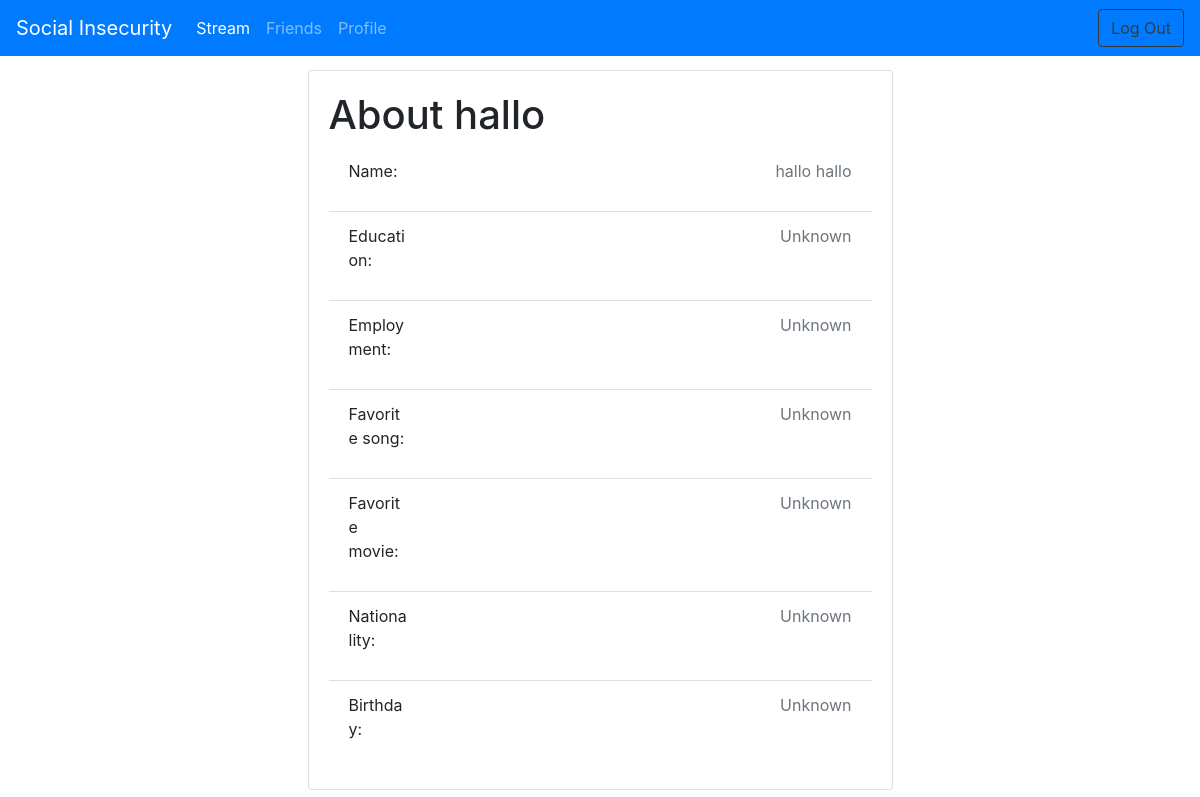
Page /profile/hallo (signed in) on the committed database.
### tables this page shows
CREATE TABLE [Users] (
  id INTEGER PRIMARY KEY,
  username VARCHAR,
  first_name VARCHAR,
  last_name VARCHAR,
  [password] VARCHAR,
  education VARCHAR DEFAULT 'Unknown',
  employment VARCHAR DEFAULT 'Unknown',
  music VARCHAR DEFAULT 'Unknown',
  movie VARCHAR DEFAULT 'Unknown',
  nationality VARCHAR DEFAULT 'Unknown',
  birthday DATE DEFAULT 'Unknown'
);

### app/routes.py (the view, shortened to what this page needs)
@app.route('/profile/<username>', methods=['GET', 'POST'])
@login_required
def profile(username):
    form = ProfileForm()
    if form.is_submitted():
        update_profile(form.education.data, form.employment.data, form.music.data, form.movie.data, form.nationality.data, form.birthday.data, username)
        return redirect(url_for('profile', username=username))
    user = get_user(username)
    if session["username"] == None:
        flash("Access denied: You're not logged in!")
        return redirect("/index")
    elif session["username"] != username:
        return render_template('profile_loggedin.html', title='profile', username=username, user=user, form=form)

### app/__init__.py (called while the page is built)
def get_db():
    db = getattr(g, '_database', None)
    if db is None:
        db = g._database = sqlite3.connect(app.config['DATABASE'])
    db.row_factory = sqlite3.Row
    return db

def query_db(query, one=False):
    db = get_db()
    cursor = db.execute(query)
    rv = cursor.fetchall()
    cursor.close()
    db.commit()
    return (rv[0] if rv else None) if one else rv

def get_user(username):     #return information about user
    conn = get_db()
    with conn:
        c = conn.cursor()
        checkusername = c.execute('SELECT * FROM Users WHERE username=?;',(username,)).fetchall()
    if len(checkusername) == 0:
        return None
    else:
        return checkusername[0]

@app.teardown_appcontext
def close_connection(exception):
    db = getattr(g, '_database', None)
    if db is not None:
        db.close()

### app/routes.py (called while the page is built)
@login_manager.user_loader
def load_user(username):
    return User.get_name_User_query(username)

@app.after_request
def add_header(response):
    response.headers['Content-Security-Policy'] = "default-src 'none'; script-src 'self' https://stackpath.bootstrapcdn.com https://cdnjs.cloudflare.com https://code.jquery.com; style-src 'self' https://maxcdn.bootstrapcdn.com/ https://stackpath.bootstrapcdn.com; img-src 'self' https: data:; font-src 'self' https://maxcdn.bootstrapcdn.com"
    response.headers['X-Frame-Options'] = 'SAMEORIGIN'
    response.headers['X-Content-Type-Options'] = 'NOSNIFF'
    response.headers['X-XSS-Protection'] = '1; mode=block'
    return response

    def get_name_User_query(username):
        query = query_db('SELECT * FROM Users WHERE username="{}";'.format(username), one=True)
        user = User(username=query['username'], password=query['password'], id=query['id'])
        return user

### app/templates/profile_loggedin.html (shortened to what this page needs)
{% extends "base.html" %}
{% import "bootstrap/wtf.html" as wtf %}
{% block content %}
<div class="container-flex justify-content-center">
    <div class="row justify-content-center">
        <div class="col-sm-12 col-lg-6">
            <div class="card">
                <div class="card-body">
                    <h1 class="card-text">About {{username}}</h1>
                    <div id="view-details">
                        <ul class="list-group list-group-flush">
                            <li class="list-group-item d-inline">
                                <div class="row">
                                    <p class="col-sm-2">Name:</p>
                                    <p class="text-right col-sm-10 text-muted">{{user.first_name}} {{user.last_name}}</p>
                                </div>
                            </li>
                            <li class="list-group-item d-inline">
                                <div class="row">
                                    <p class="col-sm-2">Education:</p>
                                    <p class="text-right col-sm-10 text-muted">{{user.education}}</p>
                                </div>
                            </li>
                            <li class="list-group-item d-inline">
                                <div class="row">
                                    <p class="col-sm-2">Employment:</p>
                                    <p class="text-right col-sm-10 text-muted">{{user.employment}}</p>
                                </div>
                            </li>
                            <li class="list-group-item d-inline">
                                <div class="row">
                                    <p class="col-sm-2">Favorite song:</p>
                                    <p class="text-right col-sm-10 text-muted">{{user.music}}</p>
                                </div>
                            </li>
                            <li class="list-group-item d-inline">
                                <div class="row">
                                    <p class="col-sm-2">Favorite movie:</p>
                                    <p class="text-right col-sm-10 text-muted">{{user.movie}}</p>
                                </div>
                            </li>
                            <li class="list-group-item d-inline">
                                <div class="row">
                                    <p class="col-sm-2">Nationality:</p>
                                    <p class="text-right col-sm-10 text-muted">{{user.nationality}}</p>
                                </div>
                            </li>
                            <li class="list-group-item d-inline">
                                <div class="row">
                                    <p class="col-sm-2">Birthday:</p>
                                    <p class="text-right col-sm-10 text-muted">{{user.birthday}}</p>
                                </div>
                            </li>
                        </ul>
                    </div>
                </div>
            </div>
        </div>
    </div>
</div>
{% endblock %}

### app/static/css/general.css (style rules this page uses)
body { padding-top: 70px }

### rows in the picture
Users: first_name "hallo", last_name "hallo", education "Unknown", employment "Unknown", music "Unknown", movie "Unknown", nationality "Unknown", birthday "Unknown"

### other values in the picture
{{ username }} "hallo"
